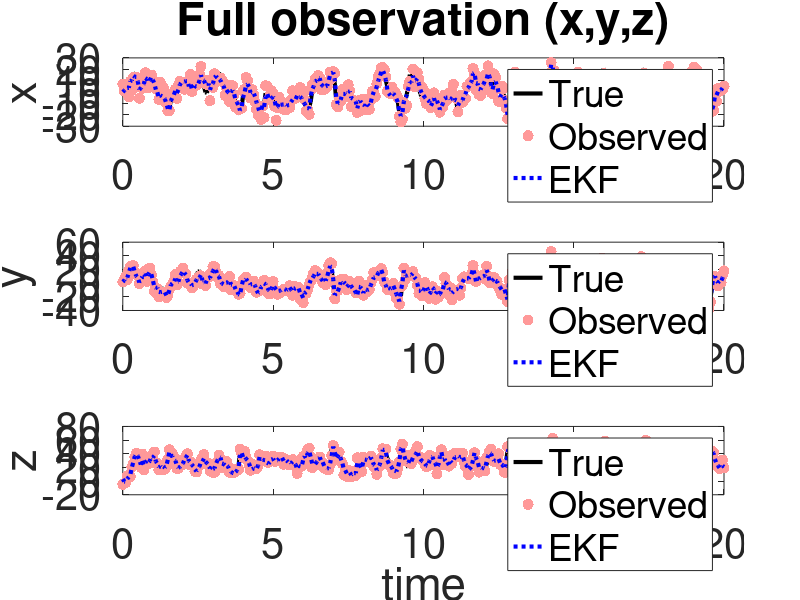
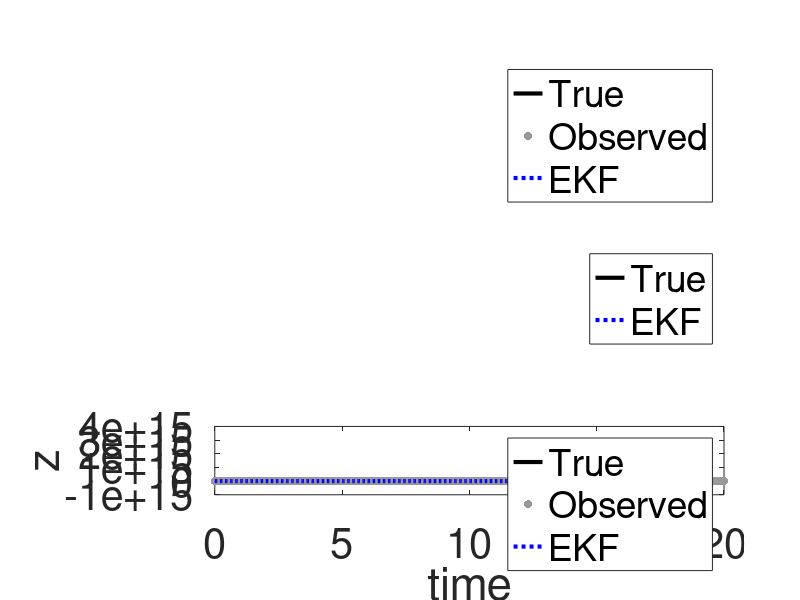

Recreate these plots in MATLAB, in order.
function ekf_lorenz63_demo()
% EKF for Lorenz-63 with full and partial observation cases.
% Time: [0, 20], RK4 integration, Gaussian process/obs noises.
% Plots x, y, z for truth, observations, and EKF estimates.

%% ----------------------- Problem setup -----------------------
rng(0);                          % reproducibility
sigma = 10; rho = 28; beta = 8/3;% Lorenz-63 parameters
f = @(x) lorenz63_rhs(x, sigma, rho, beta);
Jf = @(x) lorenz63_jac(x, sigma, rho, beta);

T  = 20;
dt = 0.05;                       % integration step
N  = round(T/dt);
t  = (0:N)*dt;

% "True" initial state and initial EKF guess
x0_true = [1; 1; 1];
x0_ekf  = x0_true + [ -1.0; 1.0; 2.0 ];

% Discrete-time process noise covariance (per step)
q = 3;                         % process noise std per component
Qd = (q^2) * eye(3);

% Observation noise levels
r_full = 5.0;                    % std for full obs (x,y,z)
r_part = 5.0;                    % std for partial obs (x,z)

% Integrator for the truth (RK4) + process noise
rk4 = @(x) rk4_step(f, x, dt);

%% ----------------------- Simulate "truth" -----------------------
x_true = zeros(3, N+1);
x_true(:,1) = x0_true;
for k = 1:N
    % propagate deterministic dynamics
    x_det = rk4(x_true(:,k));
    % add process noise (discrete-time model uncertainty)
    x_true(:,k+1) = x_det + chol(Qd,'lower')*randn(3,1);
end

%% ----------------------- Case A: Full observation ----------------
H_full = eye(3);
R_full = (r_full^2) * eye(3);

% Generate observations
y_full = zeros(3, N+1);
for k = 1:N+1
    y_full(:,k) = H_full*x_true(:,k) + chol(R_full,'lower')*randn(3,1);
end

% Run EKF
[x_est_full, ~] = run_ekf(x0_ekf, f, Jf, rk4, H_full, Qd, R_full, y_full, dt);

% Plot
figure('Name','EKF on Lorenz-63 (Full Observation)','Color','w');
comp_names = {'x','y','z'};
for i = 1:3
    subplot(3,1,i); hold on; box on;
    plot(t, x_true(i,:), 'k-', 'LineWidth', 3);
    plot(t, y_full(i,:), 'o', 'MarkerSize', 8, 'MarkerFaceColor',[1.0 .6 .6], 'MarkerEdgeColor','none');
    plot(t, x_est_full(i,:), 'b:', 'LineWidth', 3);
    ylabel(comp_names{i});
    if i==1, title('Full observation (x,y,z)'); end
    if i==3, xlabel('time'); end
    legend({'True','Observed','EKF'}, 'Location','best');
    set(gca, 'fontsize', 30);
end

%% ----------------------- Case B: Partial observation (x,z) ------
% % Observe only x; y and z are unobserved.
H_part = [0 0 1];
R_part = r_part^2;

% Generate partial observations
y_part = zeros(1, N+1);
for k = 1:N+1
    y_part(:,k) = H_part*x_true(:,k) + chol(R_part,'lower')*randn;
end

% % Observe only x and z; y is unobserved.
% H_part = [0 1 0; 0 0 1];
% R_part = diag([r_part^2, r_part^2]);
% 
% % Generate partial observations
% y_part = zeros(2, N+1);
% for k = 1:N+1
%     y_part(:,k) = H_part*x_true(:,k) + chol(R_part,'lower')*randn(2,1);
% end

% Run EKF with partial observations
[x_est_part, ~] = run_ekf(x0_ekf, f, Jf, rk4, H_part, Qd, R_part, y_part, dt);

% For plotting: expand obs to 3 rows with NaNs for unobserved y
y_part_plot = nan(3, N+1);
%y_part_plot(1,:) = y_part(1,:);     % observed x
y_part_plot(3,:) = y_part(1,:);     % observed z % comment out for only
%observe x

% Plot
figure('Name','EKF on Lorenz-63 (Partial Observation: x and z)','Color','w');
for i = 1:3
    subplot(3,1,i); hold on; box on;
    plot(t, x_true(i,:), 'k-', 'LineWidth', 3);
    if i~=2
        plot(t, y_part_plot(i,:), 'o', 'MarkerSize', 6, 'MarkerFaceColor',[.6 .6 .6], 'MarkerEdgeColor','none');
        lgd = {'True','Observed','EKF'};
    else
        % y is unobserved
        lgd = {'True','EKF'};
    end
    plot(t, x_est_part(i,:), 'b:', 'LineWidth', 3);
    ylabel(comp_names{i});
    if i==1, title('Partial observation (x,z), y unobserved'); end
    if i==3, xlabel('time'); end
    legend(lgd, 'Location','best');
    set(gca, 'fontsize', 30);
end

end % main function

%% ======================= Helper functions =======================
function x_next = rk4_step(f, x, dt)
% One step of classical RK4 for x' = f(x)
k1 = f(x);
k2 = f(x + 0.5*dt*k1);
k3 = f(x + 0.5*dt*k2);
k4 = f(x + dt*k3);
x_next = x + (dt/6)*(k1 + 2*k2 + 2*k3 + k4);
end

function [x_est_hist, P_hist] = run_ekf(x0, f, Jf, rk4, H, Qd, R, y_all, dt)
% Extended Kalman Filter for a discrete-time system obtained
% by time-discretizing a continuous nonlinear model x' = f(x).
%
% State propagation: x_{k+1} = Phi_k x_k + w_k (approximated nonlinearly)
% We propagate the mean with RK4 and the covariance with linearization.
%
% Inputs:
%   x0     : initial state estimate (3x1)
%   f, Jf  : dynamics and Jacobian (continuous-time)
%   rk4    : function handle: x_{k+1} = rk4(x_k)
%   H, R   : observation matrix and covariance
%   Qd     : discrete process noise covariance (per step)
%   y_all  : observations at each step (m x (N+1)), includes k=0
%   dt     : time step
%
% Outputs:
%   x_est_hist : 3 x (N+1) state estimates
%   P_hist     : 3 x 3 x (N+1) covariances

[~, Np1] = size(y_all);
N = Np1 - 1;
n = length(x0);

x_est = x0;
P     = 5^2 * eye(n);      % fairly uncertain initial covariance

x_est_hist = zeros(n, N+1);
P_hist     = zeros(n, n, N+1);
x_est_hist(:,1) = x_est;
P_hist(:,:,1)   = P;

I = eye(n);

for k = 1:N
    % -------- Predict --------
    % Mean by nonlinear integration
    x_pred = rk4(x_est);

    % Covariance by linearization: Phi ≈ I + J(x_est)*dt
    F    = Jf(x_est);
    Phi  = I + dt*F;       % first-order discretization of the flow Jacobian
    Pprd = Phi*P*Phi' + Qd;

    % -------- Update --------
    yk = y_all(:,k+1);
    S  = H*Pprd*H' + R;
    K  = (Pprd*H')/S;
    innov = yk - H*x_pred;

    x_est = x_pred + K*innov; % update
    P     = (I - K*H)*Pprd; % posterior var

    % store
    x_est_hist(:,k+1) = x_est;
    P_hist(:,:,k+1)   = P;
end
end

function dx = lorenz63_rhs(x, sigma, rho, beta)
% Lorenz-63 ODE: x' = f(x)
% x = [x; y; z]
dx = [ sigma*(x(2) - x(1));
       x(1)*(rho - x(3)) - x(2);
       x(1)*x(2) - beta*x(3) ];
end

function J = lorenz63_jac(x, sigma, rho, beta)
% Jacobian of Lorenz-63 RHS at state x
% f = [ sigma(y - x);
%       x(rho - z) - y;
%       xy - beta z ]
J = [ -sigma,    sigma,      0;
      (rho-x(3)),-1,        -x(1);
       x(2),      x(1),    -beta ];
end
